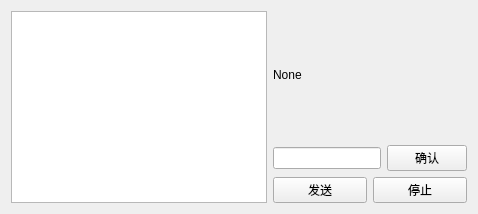
         <widget class="QWidget" name="tab_7">
          <attribute name="title">
           <string>CAN DataBase</string>
          </attribute>
          <layout class="QHBoxLayout" name="horizontalLayout_52">
           <item>
            <layout class="QHBoxLayout" name="horizontalLayout_50">
             <item>
              <widget class="QTreeView" name="tv_canDB"/>
             </item>
             <item>
              <layout class="QVBoxLayout" name="verticalLayout_19">
               <item>
                <layout class="QVBoxLayout" name="verticalLayout_18">
                 <item>
                  <widget class="QLabel" name="label_37">
                   <property name="text">
                    <string>None</string>
                   </property>
                  </widget>
                 </item>
                 <item>
                  <layout class="QHBoxLayout" name="horizontalLayout_49">
                   <item>
                    <widget class="QLineEdit" name="lineEdit"/>
                   </item>
                   <item>
                    <widget class="QPushButton" name="btn_Confirm">
                     <property name="text">
                      <string>确认</string>
                     </property>
                    </widget>
                   </item>
                  </layout>
                 </item>
                </layout>
               </item>
               <item>
                <layout class="QHBoxLayout" name="horizontalLayout_48">
                 <item>
                  <widget class="QPushButton" name="btn_sendDBMsg">
                   <property name="text">
                    <string>发送</string>
                   </property>
                  </widget>
                 </item>
                 <item>
                  <widget class="QPushButton" name="pushButton">
                   <property name="text">
                    <string>停止</string>
                   </property>
                  </widget>
                 </item>
                </layout>
               </item>
              </layout>
             </item>
            </layout>
           </item>
          </layout>
         </widget>
